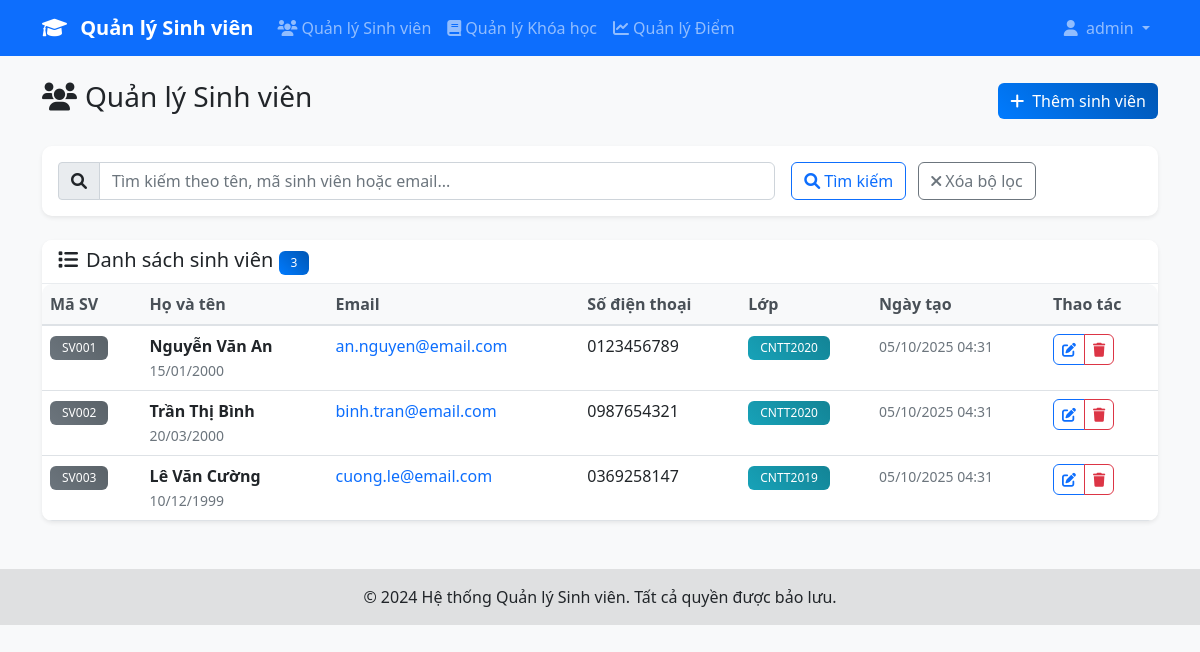
The app's page /admin/students.php (signed in) with its own data.
### tables this page shows
CREATE TABLE students (
    id INT PRIMARY KEY AUTO_INCREMENT,
    student_code VARCHAR(20) UNIQUE NOT NULL,
    full_name VARCHAR(100) NOT NULL,
    email VARCHAR(100) UNIQUE NOT NULL,
    phone VARCHAR(15),
    address TEXT,
    date_of_birth DATE,
    class_name VARCHAR(50),
    created_at TIMESTAMP DEFAULT CURRENT_TIMESTAMP
);

### includes/db.php (called while the page is built, shortened)
<?php
$host = 'localhost';
$dbname = 'student_management';
$username = 'root';
$password = '';
try {
    $pdo = new PDO("mysql:host=$host;dbname=$dbname;charset=utf8", $username, $password);
    $pdo->setAttribute(PDO::ATTR_ERRMODE, PDO::ERRMODE_EXCEPTION);
    $pdo->setAttribute(PDO::ATTR_DEFAULT_FETCH_MODE, PDO::FETCH_ASSOC);
} catch(PDOException $e) {
    die("Kết nối CSDL thất bại: " . $e->getMessage());
}
function executeQuery($sql, $params = []) {
    global $pdo;
    try {
        $stmt = $pdo->prepare($sql);
        $stmt->execute($params);
        return $stmt;
    } catch(PDOException $e) {
        die("Lỗi truy vấn: " . $e->getMessage());
    }
}
function fetchSingle($sql, $params = []) {
    $stmt = executeQuery($sql, $params);
    return $stmt->fetch();
}
function fetchAll($sql, $params = []) {
    $stmt = executeQuery($sql, $params);
    return $stmt->fetchAll();
}
?>

### admin/students.php (the view, shortened to what this page needs)
<?php
require_once '../includes/auth.php';
require_once '../includes/db.php';
$search = $_GET['search'] ?? '';
$whereClause = '';
$params = [];
$page = max(1, intval($_GET['page'] ?? 1));
$limit = 10;
$offset = ($page - 1) * $limit;
$sql = "SELECT * FROM students $whereClause ORDER BY created_at DESC LIMIT $limit OFFSET $offset";
$students = fetchAll($sql, $params);
$countSql = "SELECT COUNT(*) as total FROM students $whereClause";
$totalStudents = fetchSingle($countSql, $params)['total'];
include '../includes/header.php';
?>
<div class="row">
    <div class="col-12">
        <div class="d-flex justify-content-between align-items-center mb-4">
            <h1 class="h3 text-dark">
                <i class="fas fa-users me-2"></i>Quản lý Sinh viên
            </h1>
            <a href="add_student.php" class="btn btn-primary">
                <i class="fas fa-plus me-2"></i>Thêm sinh viên
            </a>
        </div>
    </div>
</div>
<div class="card mb-4">
    <div class="card-body">
        <form method="GET" class="row g-3">
            <div class="col-md-8">
                <div class="input-group">
                    <span class="input-group-text">
                        <i class="fas fa-search"></i>
                    </span>
                    <input type="text" class="form-control" name="search"
                           value="<?php echo htmlspecialchars($search); ?>"
                           placeholder="Tìm kiếm theo tên, mã sinh viên hoặc email...">
                </div>
            </div>
            <div class="col-md-4">
                <button type="submit" class="btn btn-outline-primary me-2">
                    <i class="fas fa-search me-1"></i>Tìm kiếm
                </button>
                <a href="students.php" class="btn btn-outline-secondary">
                    <i class="fas fa-times me-1"></i>Xóa bộ lọc
                </a>
            </div>
        </form>
    </div>
</div>
<div class="card">
    <div class="card-header">
        <h5 class="card-title mb-0">
            <i class="fas fa-list me-2"></i>Danh sách sinh viên
            <span class="badge bg-primary"><?php echo $totalStudents; ?></span>
        </h5>
    </div>
    <div class="card-body p-0">
        <?php if (empty($students)): ?>
            <div class="text-center py-5">
                <i class="fas fa-users fa-3x text-muted mb-3"></i>
                <p class="text-muted">Không tìm thấy sinh viên nào.</p>
                <a href="add_student.php" class="btn btn-primary">
                    <i class="fas fa-plus me-2"></i>Thêm sinh viên đầu tiên
                </a>
            </div>
        <?php else: ?>
            <div class="table-responsive">
                <table class="table table-hover mb-0">
                    <thead class="table-light">
                        <tr>
                            <th>Mã SV</th>
                            <th>Họ và tên</th>
                            <th>Email</th>
                            <th>Số điện thoại</th>
                            <th>Lớp</th>
                            <th>Ngày tạo</th>
                            <th>Thao tác</th>
                        </tr>
                    </thead>
                    <tbody>
                        <?php foreach ($students as $student): ?>
                            <tr>
                                <td>
                                    <span class="badge bg-secondary"><?php echo htmlspecialchars($student['student_code']); ?></span>
                                </td>
                                <td>
                                    <div class="fw-bold"><?php echo htmlspecialchars($student['full_name']); ?></div>
                                    <?php if ($student['date_of_birth']): ?>
                                        <small class="text-muted"><?php echo date('d/m/Y', strtotime($student['date_of_birth'])); ?></small>
                                    <?php endif; ?>
                                </td>
                                <td>
                                    <a href="mailto:<?php echo htmlspecialchars($student['email']); ?>" class="text-decoration-none">
                                        <?php echo htmlspecialchars($student['email']); ?>
                                    </a>
                                </td>
                                <td><?php echo htmlspecialchars($student['phone'] ?: '-'); ?></td>
                                <td>
                                    <?php if ($student['class_name']): ?>
                                        <span class="badge bg-info"><?php echo htmlspecialchars($student['class_name']); ?></span>
                                    <?php else: ?>
                                        <span class="text-muted">-</span>
                                    <?php endif; ?>
                                </td>
                                <td>
                                    <small class="text-muted">
                                        <?php echo date('d/m/Y H:i', strtotime($student['created_at'])); ?>
                                    </small>
                                </td>
                                <td>
                                    <div class="btn-group" role="group">
                                        <a href="edit_student.php?id=<?php echo $student['id']; ?>"
                                           class="btn btn-sm btn-outline-primary" title="Chỉnh sửa">
                                            <i class="fas fa-edit"></i>
                                        </a>
                                        <a href="delete_student.php?id=<?php echo $student['id']; ?>"
                                           class="btn btn-sm btn-outline-danger"
                                           title="Xóa"
                                           onclick="return confirm('Bạn có chắc chắn muốn xóa sinh viên này?')">
                                            <i class="fas fa-trash"></i>
                                        </a>
                                    </div>
                                </td>
                            </tr>
                        <?php endforeach; ?>
                    </tbody>
                </table>
            </div>
        <?php endif; ?>
    </div>
</div>
<?php include '../includes/footer.php'; ?>

### assets/css/style.css (style rules this page uses)
body { font-family: 'Segoe UI', Tahoma, Geneva, Verdana, sans-serif; background-color: #f8f9fa; }
.card { border: none; border-radius: 10px; box-shadow: 0 0.125rem 0.25rem rgba(0, 0, 0, 0.075); transition: all 0.3s ease; }
.card-header { background-color: #fff; border-bottom: 1px solid #e9ecef; border-radius: 10px 10px 0 0 !important; }
.btn { border-radius: 6px; font-weight: 500; transition: all 0.3s ease; }
.btn-primary { background: linear-gradient(45deg, #007bff, #0056b3); border: none; }
.form-control { border-radius: 6px; border: 1px solid #ced4da; transition: all 0.3s ease; }
.table { border-radius: 10px; overflow: hidden; }
.table thead th { background-color: #f8f9fa; border-bottom: 2px solid #dee2e6; font-weight: 600; color: #495057; }
.badge { font-size: 0.75rem; font-weight: 500; padding: 0.375rem 0.75rem; border-radius: 6px; }
.badge.bg-primary { background: linear-gradient(45deg, #007bff, #0056b3) !important; }
.badge.bg-info { background: linear-gradient(45deg, #17a2b8, #138496) !important; }
.badge.bg-secondary { background: linear-gradient(45deg, #6c757d, #5a6268) !important; }
.fade-in { animation: fadeIn 0.5s ease-in; }

### records on screen
students: student_code "SV001", full_name "Nguyễn Văn An", date_of_birth "15/01/2000", email "an.nguyen@email.com", phone "0123456789", class_name "CNTT2020", created_at "05/10/2025 04:31"
students: student_code "SV002", full_name "Trần Thị Bình", date_of_birth "20/03/2000", email "binh.tran@email.com", phone "0987654321", class_name "CNTT2020", created_at "05/10/2025 04:31"
students: student_code "SV003", full_name "Lê Văn Cường", date_of_birth "10/12/1999", email "cuong.le@email.com", phone "0369258147", class_name "CNTT2019", created_at "05/10/2025 04:31"

### other values on screen
$_SESSION['full_name'] "admin"
$totalStudents "3"
